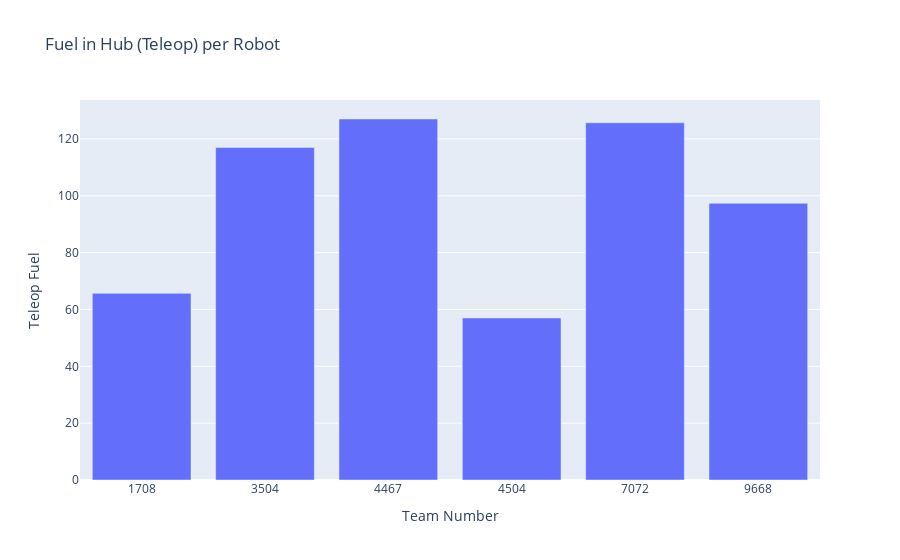

The notebook cell this image was saved under:
### Code cell
fig = px.bar(avg_6_teams, y="Teleop Fuel", title="Fuel in Hub (Teleop) per Robot")
fig.show()

### Figure 1 — Plotly figure (JSON) as saved in the notebook; plotly's stock layout.template omitted (floating-point values rounded to 4 significant figures)
{"data": [{"hovertemplate": "Team Number=%{x}<br>Teleop Fuel=%{y}<extra></extra>", "legendgroup": "", "marker": {"color": "#636efa", "pattern": {"shape": ""}}, "name": "", "orientation": "v", "showlegend": false, "textposition": "auto", "type": "bar", "x": ["1708", "3504", "4467", "4504", "7072", "9668"], "xaxis": "x", "y": [65.67, 117.0, 127.0, 57.0, 125.7, 97.33], "yaxis": "y"}], "layout": {"barmode": "relative", "legend": {"tracegroupgap": 0}, "title": {"text": "Fuel in Hub (Teleop) per Robot"}, "xaxis": {"anchor": "y", "domain": [0, 1], "title": {"text": "Team Number"}}, "yaxis": {"anchor": "x", "domain": [0, 1], "title": {"text": "Teleop Fuel"}}}}
